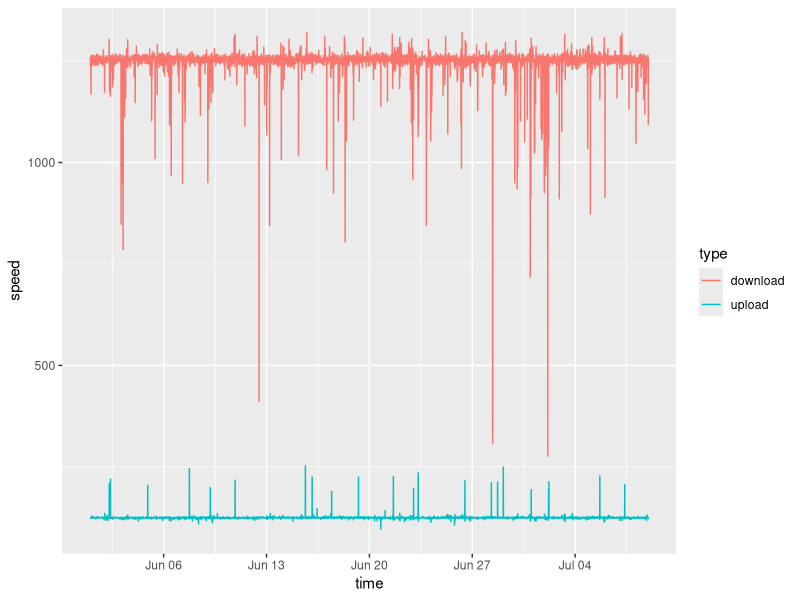
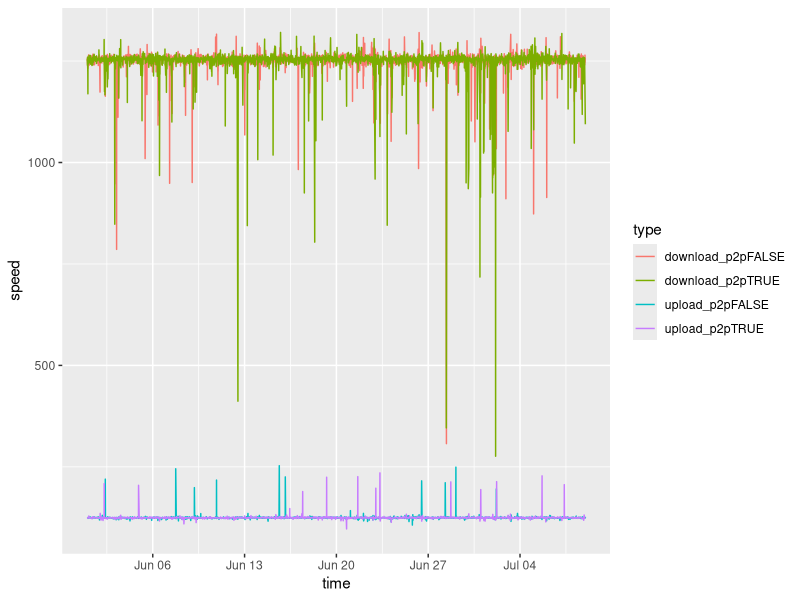
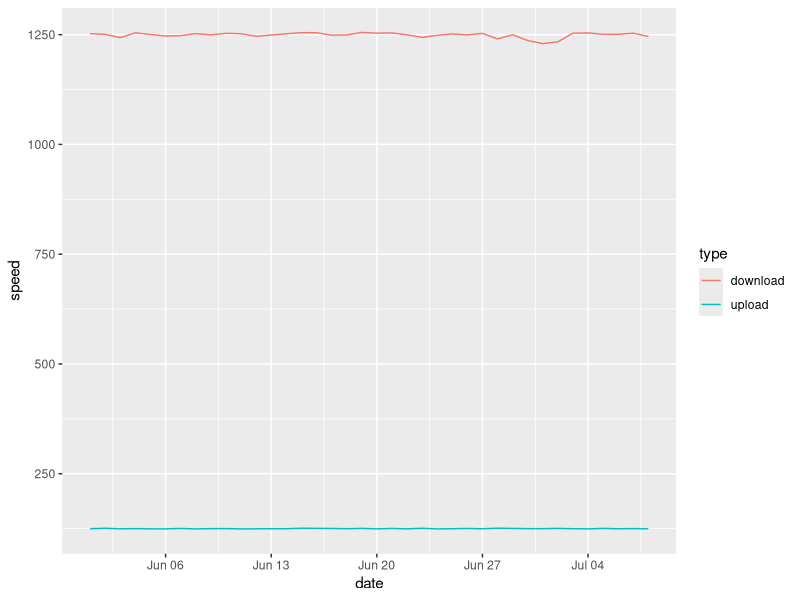
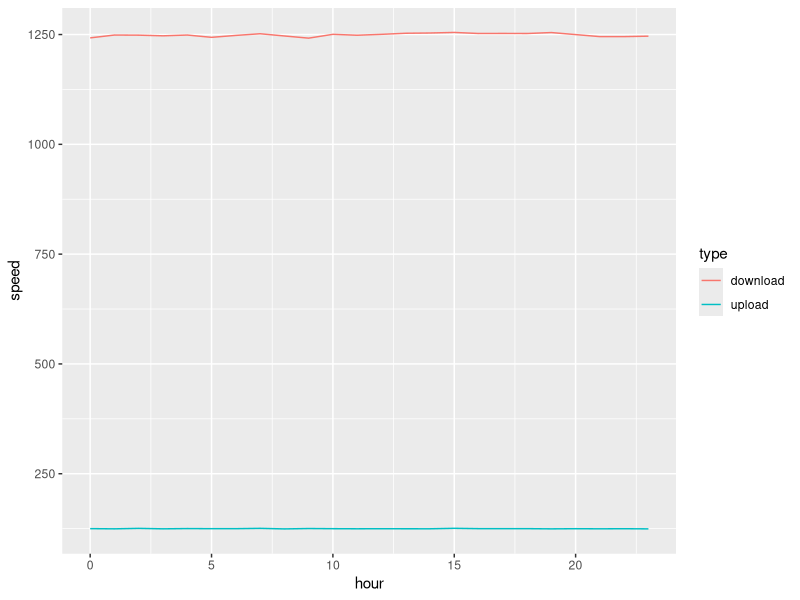
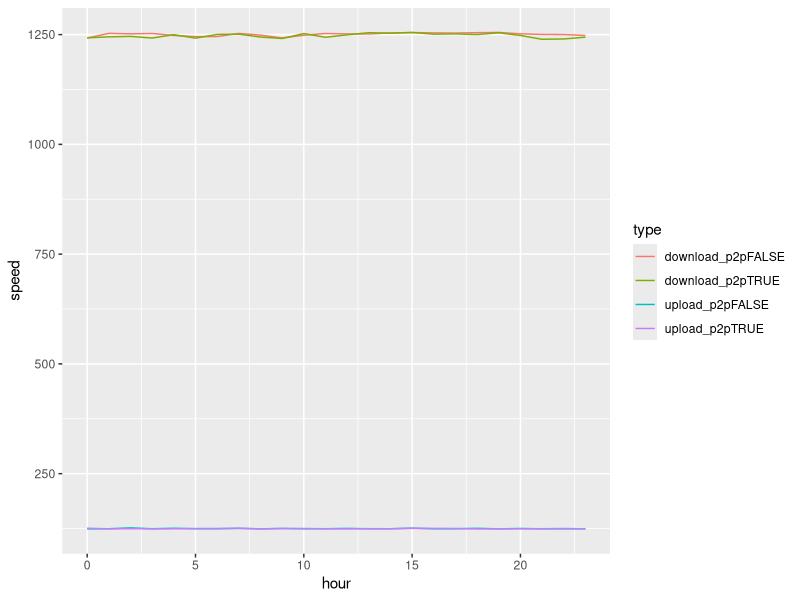
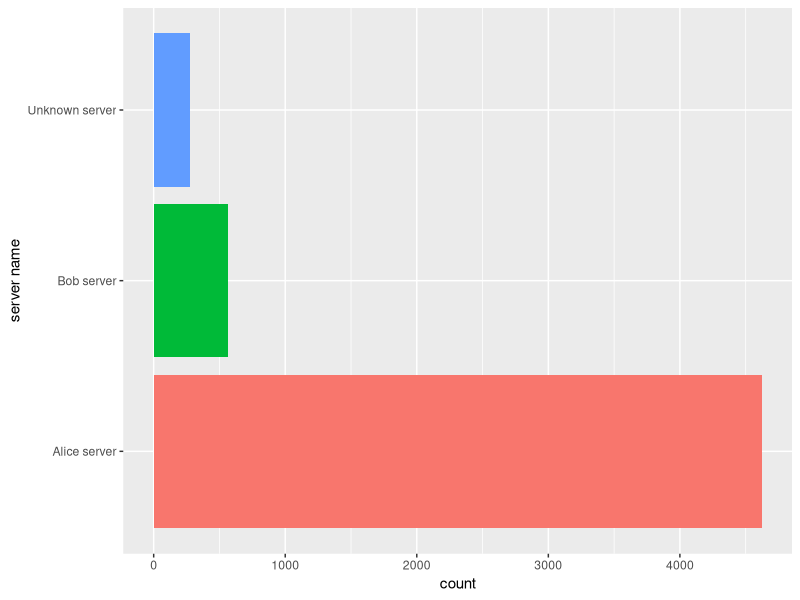
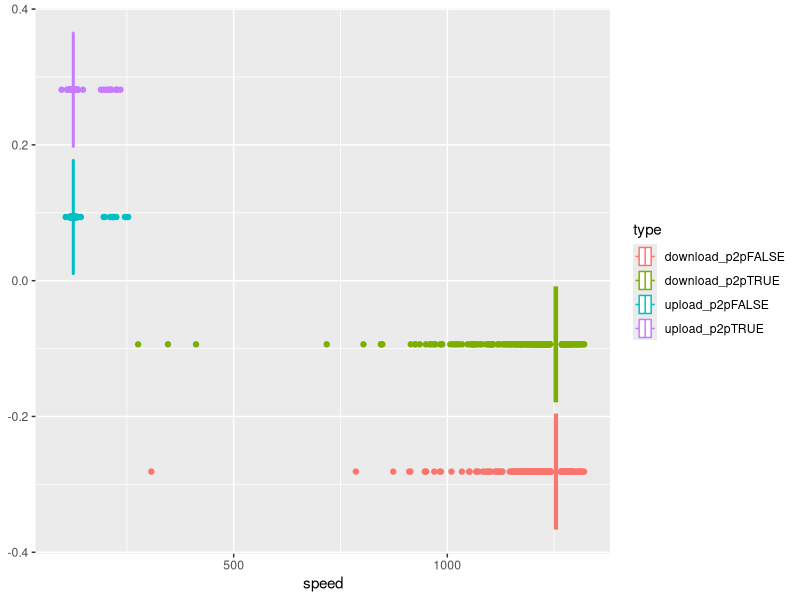

Write the R code that produced these figures, in order.
library(tidyverse)
library(ggplot2)
library(lubridate)

data <- read_csv("speedtest_dummy.csv")

# Compares uploads and downloads along time
data %>%
  mutate(download=download/1024, upload=upload/1024) %>%
  gather(key="type", value="speed", c('download', 'upload')) %>%
  ggplot(aes(time, speed, color=type)) + geom_line()

# Separate by p2p status
data %>%
  mutate(download=download/1024, upload=upload/1024) %>%
  gather(key="type", value="speed", c('download', 'upload')) %>%
  mutate(type=str_c(type, p2p, sep="_p2p")) %>%
  ggplot(aes(time, speed, color=type)) + geom_line()

# Daily means
data %>%
  mutate(date=as.Date(time), download=download/1024, upload=upload/1024) %>%
  gather(key="type", value="speed", c('download', 'upload')) %>%
  group_by(date, type) %>%
  summarise(date, type, speed=mean(speed)) %>%
  distinct() %>%
  ggplot(aes(date, speed, color=type)) + geom_line()

# Hourly means
data %>%
  mutate(hour=hour(time), download=download/1024, upload=upload/1024) %>%
  gather(key="type", value="speed", c('download', 'upload')) %>%
  group_by(hour, type) %>%
  summarise(hour, speed=mean(speed)) %>%
  distinct() %>%
  ggplot(aes(hour, speed, color=type)) + geom_line()

# Hourly means with p2p status
data %>%
  mutate(hour=hour(time), download=download/1024, upload=upload/1024) %>%
  gather(key="type", value="speed", c('download', 'upload')) %>%
  mutate(type=str_c(type, p2p, sep="_p2p")) %>%
  group_by(hour, type) %>%
  summarise(hour, type, speed=mean(speed)) %>%
  ggplot(aes(hour,speed, color=type)) + geom_line()

# Server count
ggplot(data, aes(`server name`, fill=`server name`)) + geom_bar() +
                  coord_flip() + theme(legend.position="none")

# Boxplot
data %>%
  mutate(download=download/1024, upload=upload/1024) %>%
  gather(key="type", value="speed", c('download', 'upload')) %>%
  mutate(type=str_c(type, p2p, sep="_p2p")) %>%
  ggplot(aes(speed, color=type)) + geom_boxplot(orientation="y")


minidata <- data[1:20, 1:ncol(data)]
gather(minidata, key="type", value="speed", c('download', 'upload'))
